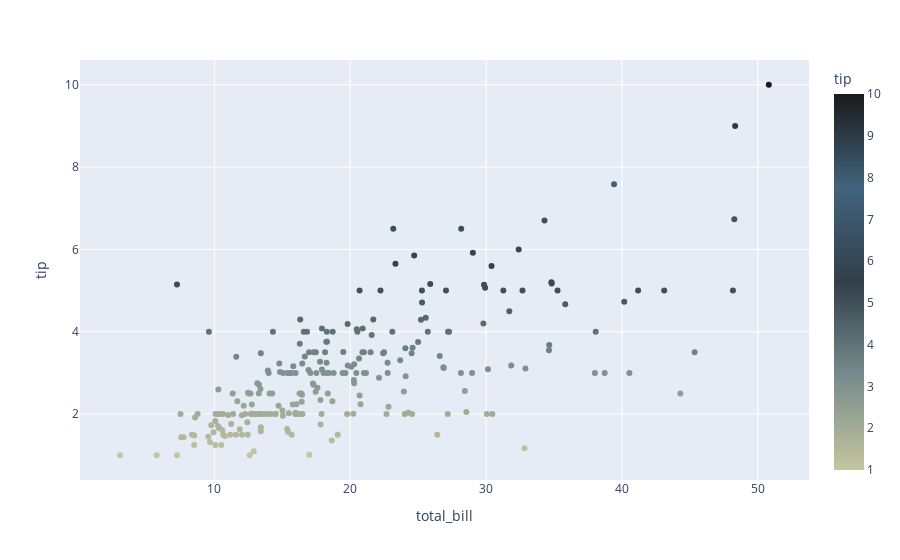

The code cell stored with this chart in its notebook:
### Markdown cell above
`plotly` generally uses arguments to the `color_discrete_sequence` or `color_continuous_scale` in order to specify colormaps. By default, `plotly` handles a lot of the backend colormaps parsing on its own, so simply pluggin in the `palette.plotly` colormap available into either field will suffice

In individual `plotly.go.Figures`, the color palette is often specified in the `marker` field. See the example code in `palettes.display_plotly_examples()` for an example

### Code cell
# reuse same dataset as `seaborn` example for a continuous color scale
# apply colormap to `color_continuous_scale`
fig = px.scatter(tips, x="total_bill", y="tip", color="tip", color_continuous_scale=vg.plotly)
fig.show()

### Figure 1 — Plotly figure (JSON) as saved in the notebook; plotly's stock layout.template omitted (floating-point values rounded to 4 significant figures; data arrays with more than 128 entries replaced by an {"elided": "..."} marker saying what was removed)
{"data": [{"hovertemplate": "total_bill=%{x}<br>tip=%{marker.color}<extra></extra>", "legendgroup": "", "marker": {"color": {"elided": "244 float values"}, "coloraxis": "coloraxis", "symbol": "circle"}, "mode": "markers", "name": "", "orientation": "v", "showlegend": false, "type": "scatter", "x": {"elided": "244 float values"}, "xaxis": "x", "y": {"elided": "244 float values"}, "yaxis": "y"}], "layout": {"coloraxis": {"colorbar": {"title": {"text": "tip"}}, "colorscale": [[0, "#c5c59f"], [0.25, "#778c8d"], [0.5, "#323f49"], [0.75, "#41637c"], [1, "#1c1b1b"]]}, "legend": {"tracegroupgap": 0}, "margin": {"t": 60}, "xaxis": {"anchor": "y", "domain": [0, 1], "title": {"text": "total_bill"}}, "yaxis": {"anchor": "x", "domain": [0, 1], "title": {"text": "tip"}}}}
